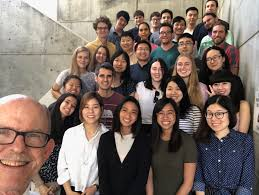
#> input picture Face_detection/face.jfif, 259 x 195 px
$ jupyter execute 'Face_Detection .ipynb'
#> lines starting #> are read from the running program, lines starting #| are printed output that depends on the picture; after the words box and inside, x2 and y2 are one past the last pixel; in counts of white or black regions, pixels touching at a corner belong together
[cell 1]
import cv2
import matplotlib.pyplot as plt

[cell 2]
face_cascade = cv2.CascadeClassifier('haarcascade_frontalface_default.xml')

[cell 3]
img = cv2.imread('face.jfif')
#> img is the input picture: shape (195, 259, 3); mean B, G, R 101.5, 109.8, 125.3
img = cv2.resize(img,(800,500))
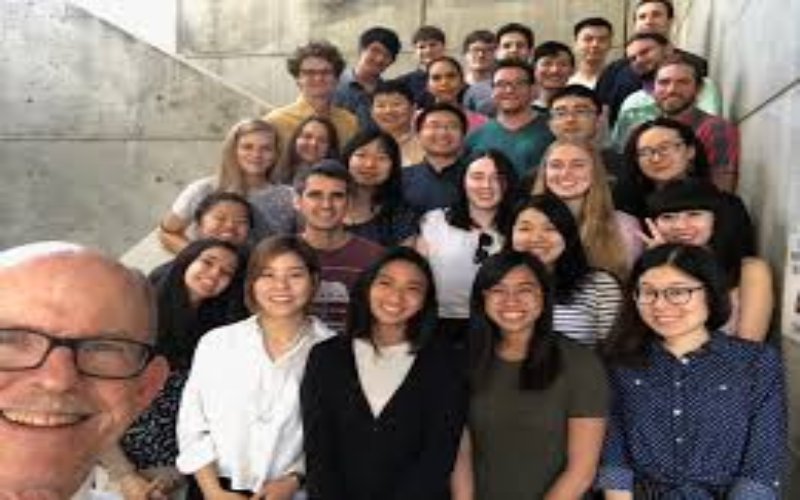
#> img: shape (500, 800, 3); mean B, G, R 101.4, 109.6, 125.2
gray_img = cv2.cvtColor(img,cv2.COLOR_BGR2GRAY)
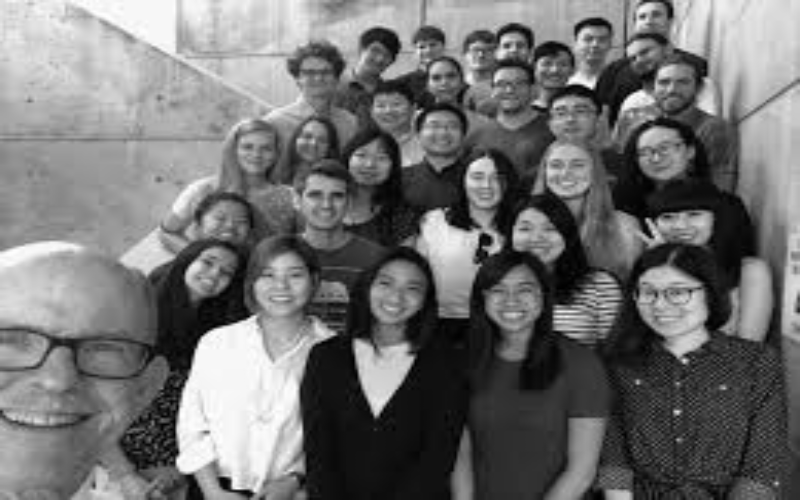
#> gray_img: shape (500, 800); min 0, max 255, mean 113.3
faces = face_cascade.detectMultiScale(gray_img,scaleFactor=1.05,minNeighbors=3)
#> faces = 28 rows, first 6: [414, 36, 26, 26], [467, 40, 28, 28], [632, 4, 33, 33], [632, 130, 53, 53], [260, 304, 38, 38], [575, 26, 37, 37]
print(faces)
#> (printed output is left out)
for x,y,w,h in faces:
    img = cv2.rectangle(img,(x,y),(x+w,y+h),(0,255,0),3)
#> this loop made 28 passes
#> (x, y, w, h) on passes 1 to 12: (414, 36, 26, 26), (467, 40, 28, 28), (632, 4, 33, 33), (632, 130, 53, 53), (260, 304, 38, 38), (575, 26, 37, 37), (498, 33, 32, 32), (368, 89, 40, 40), (293, 122, 39, 39), (423, 60, 42, 42), (459, 158, 50, 50), (488, 67, 41, 41)
#> pass 1, `img = cv2.rectangle(img,(x,y),(x+w,y+h),(0,255,0),3)`:
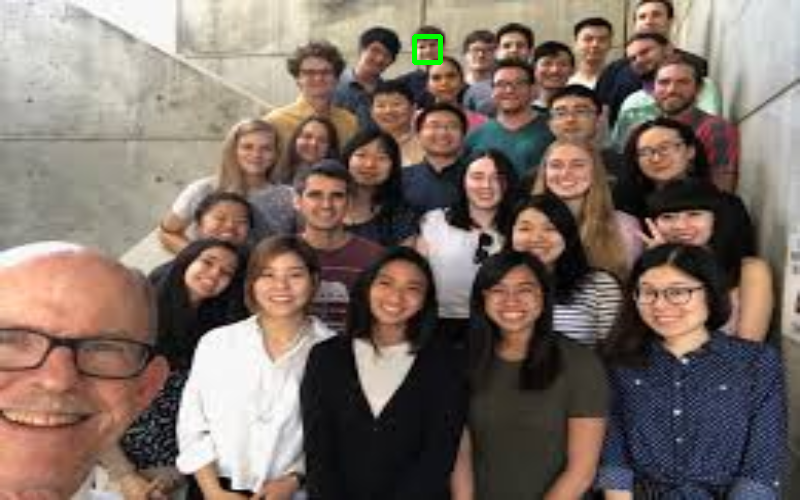
#> img: shape (500, 800, 3); 0.13% of pixels changed, all inside (x1, y1, x2, y2) = (412, 34, 443, 65)
#> pass 2, `img = cv2.rectangle(img,(x,y),(x+w,y+h),(0,255,0),3)`:
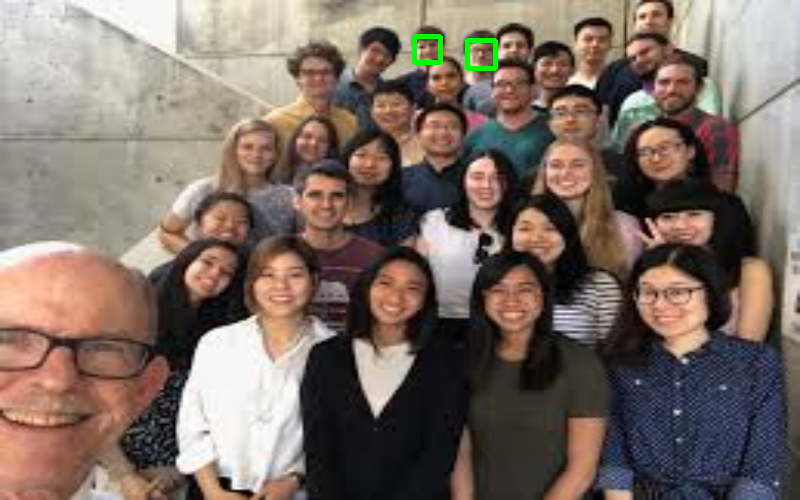
#> img: shape (500, 800, 3); 0.14% of pixels changed, all inside (x1, y1, x2, y2) = (465, 38, 498, 71)
#> pass 3, `img = cv2.rectangle(img,(x,y),(x+w,y+h),(0,255,0),3)`:
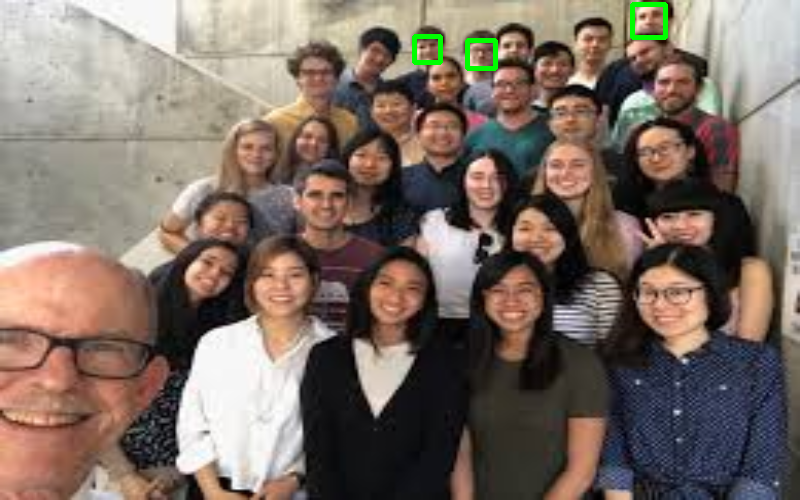
#> img: shape (500, 800, 3); 0.16% of pixels changed, all inside (x1, y1, x2, y2) = (630, 2, 668, 40)
#> after the loop:
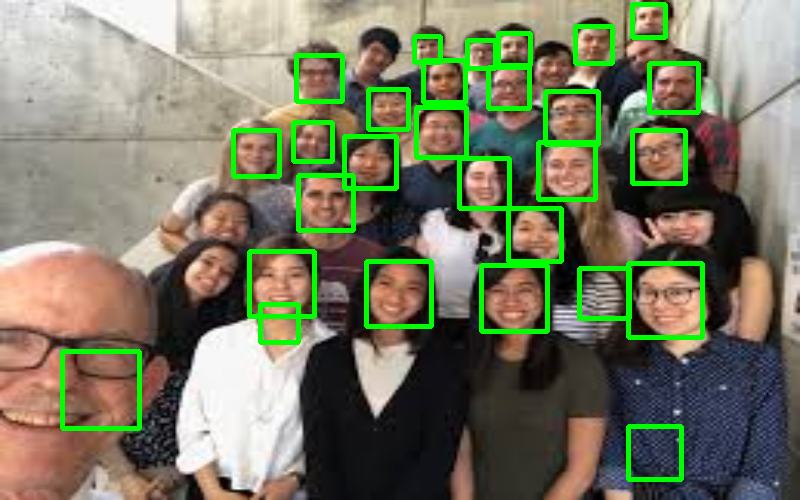
#> img: shape (500, 800, 3); 6.1% of pixels changed, all inside (x1, y1, x2, y2) = (60, 24, 705, 482)
cv2.imshow("Face detection",img)
plt.imshow(img)
plt.show()
cv2.waitKey(0)
cv2.destroyAllWindows()
